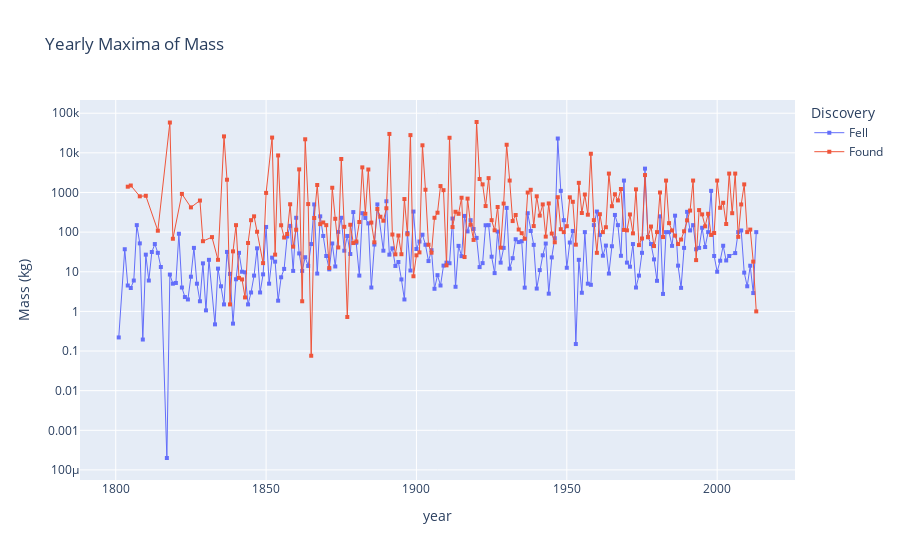

Source (notebook cell):
### Markdown cell above
Summarised below is the **annual block maxima** i.t.o. mass:

### Code cell
meteorite_max = meteorites.group_by(("fall", "year")).agg(pl.max("mass"), pl.len().alias("count")).sort("year")

plt.line(meteorite_max, "year", "mass", color="fall", log_y=True, markers=True, title="Yearly Maxima of Mass") \
    .update_traces(marker_symbol=1, marker_size=4, line_width=1) \
    .update_layout(legend_title="Discovery", yaxis_title_text="Mass (kg)") \
    .show()

### Figure 1 — Plotly figure (JSON) as saved in the notebook; plotly's stock layout.template omitted (floating-point values rounded to 4 significant figures; data arrays with more than 128 entries replaced by an {"elided": "..."} marker saying what was removed)
{"data": [{"hovertemplate": "fall=Fell<br>year=%{x}<br>mass=%{y}<extra></extra>", "legendgroup": "Fell", "line": {"color": "#636efa", "dash": "solid", "width": 1}, "marker": {"size": 4, "symbol": 1}, "mode": "lines+markers", "name": "Fell", "orientation": "v", "showlegend": true, "type": "scatter", "x": {"elided": "208 int values"}, "xaxis": "x", "y": {"elided": "208 float values"}, "yaxis": "y"}, {"hovertemplate": "fall=Found<br>year=%{x}<br>mass=%{y}<extra></extra>", "legendgroup": "Found", "line": {"color": "#EF553B", "dash": "solid", "width": 1}, "marker": {"size": 4, "symbol": 1}, "mode": "lines+markers", "name": "Found", "orientation": "v", "showlegend": true, "type": "scatter", "x": {"elided": "189 int values"}, "xaxis": "x", "y": {"elided": "189 float values"}, "yaxis": "y"}], "layout": {"legend": {"title": {"text": "Discovery"}, "tracegroupgap": 0}, "title": {"text": "Yearly Maxima of Mass"}, "xaxis": {"anchor": "y", "domain": [0, 1], "title": {"text": "year"}}, "yaxis": {"anchor": "x", "domain": [0, 1], "title": {"text": "Mass (kg)"}, "type": "log"}}}
